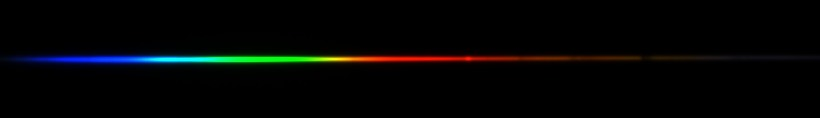
#> input picture UVEX spectrograph/ztau.jpg, 820 x 118 px
$ jupyter execute --allow-errors testbed.ipynb
#> lines starting #> are read from the running program, lines starting #| are printed output that depends on the picture; after the words box and inside, x2 and y2 are one past the last pixel; in counts of white or black regions, pixels touching at a corner belong together
### UVEX spectrograph/image_utils.py
import numpy as np

# [53 lines left out: function pixel_coords_on_line, not called in this run]

def not_blank(arr):
    rows, cols = arr.shape[0], arr.shape[1]
    indexer = np.zeros(shape=(rows,cols))
    for i in range(rows):
        for j in range(cols):
            if np.any(arr[i,j]!=0):
                indexer[i,j] = True
            else:
                indexer[i,j] = False
    return indexer.astype(int)

def crop_array(arr):
    valid = not_blank(arr)
    top_left = np.argwhere(valid).min(axis=0)
    bottom_right = np.argwhere(valid).max(axis=0)

    return arr[top_left[0]:bottom_right[0]+1, # plus 1 because slice isn't
               top_left[1]:bottom_right[1]+1] # inclusive

# [13 lines left out: function center_slice, not called in this run]

def img_fold(arr):
    width = arr.shape[1]
    return np.mean(arr,axis=0).reshape(1,width,3)

### UVEX spectrograph/testbed.ipynb
[cell 1]
import numpy as np, pandas as pd
from pprint import pprint
from matplotlib import pyplot as plt
from skimage import color, transform, io
from scipy import interpolate, optimize
from image_utils import crop_array, img_fold, pixel_coords_on_line

#> (a cell that did not finish here is left out)

[cell 3]
ztau = io.imread("./ztau.jpg")
#> ztau is the input picture: shape (118, 820, 3); mean R, G, B 3.3, 4.4, 3.9
castor = io.imread("./castor.jpg")
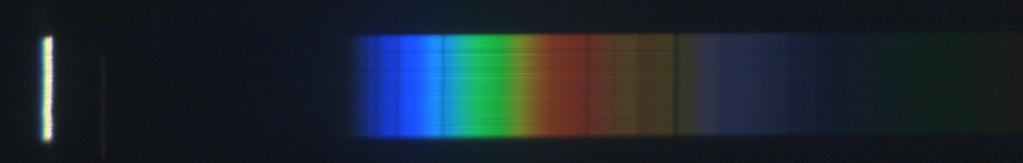
#> input picture UVEX spectrograph/castor.jpg, 1023 x 163 px
#> castor is the input picture: shape (163, 1023, 3); mean R, G, B 29, 39.7, 48.4

[cell 4]
def rgbplot(pxl_line):
    x = np.arange(0,pxl_line.shape[1])
    plt.plot(x,pxl_line[0,:,0],"r-")
    plt.plot(x,pxl_line[0,:,1],"g-")
    plt.plot(x,pxl_line[0,:,2],"b-")
    plt.xlabel("Pixel index")
    plt.ylabel("Color value")
    plt.show()

def intensityplot(pxl_line):
    x = np.arange(0,pxl_line.shape[1])
    plt.plot(x,np.sum(pxl_line[0],axis=1),"-")
    plt.xlabel("Pixel index")
    plt.ylabel("Sum of color value")
    plt.show()

def planck(wavelength,T,amp): #in nm
    h = 6.626e-34 # Planck's constant, J*s
    c = 299792458 # speed of light, m/s
    k = 1.38064852e-23 # Boltzmann constant, J/K
    B = amp*((2*h*(c**2))/((wavelength*0.000000001)**5))*(np.exp((h*c)/((wavelength*0.000000001)*k*T))-1)**(-1) # Planck's Law
    return B # W/m^2/nm

def wien(T):
    b = 2.897771955e-3 # Wien's displacement constant, in m*K
    λ_max = (b/T)*1e9 # Wien's Law, with λ converted from nm
    return λ_max # in K

class Spectrum:
    def __init__(self,pxls,colorspace="rgb"):
        self.axis_calibrated = False
        self.flux_calibrated = False
        if pxls.shape[0]==1:
            self.pxls = pxls
        elif pxls.shape[1]==1 and pxls.shape[0]>1:
            self.pxls = pxls.T
        else:
            self.pxls = img_fold(crop_array(pxls))
#> after the loop in not_blank, `for i in range(rows):`:
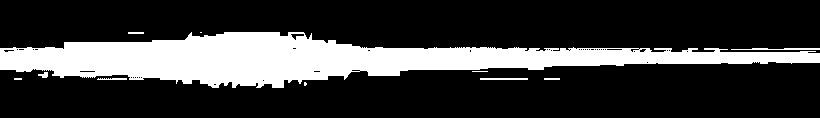
#> indexer: shape (118, 820) float64; values 0 (black) and 1 (white), 23.1% white; 11 white regions (4 under 20 px), largest, box (x1, y1, x2, y2) and area: (0, 32, 820, 88) 21947, (731, 48, 820, 50) 141, (480, 78, 528, 80) 96
#> in crop_array, `top_left = np.argwhere(valid).min(axis=0)`: top_left = [32, 0]
#> in crop_array, `bottom_right = np.argwhere(valid).max(axis=0)`: bottom_right = [87, 819]
#> in crop_array, `return arr[top_left[0]:bottom_right[0]+1, # plus 1 because slice isn't..`:
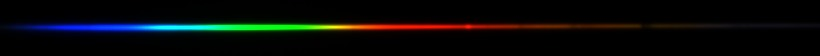
#> returned value: shape (56, 820, 3); mean of channels 0, 1, 2 7, 9.2, 8.3; drawn as R, G, B
#> in img_fold, `width = arr.shape[1]`: width = 820
#> self.pxls = 820 rows, first 8: [0.554, 0.946, 2.77], [0.464, 1.05, 2.7], [0.571, 0.982, 2.7], [0.518, 1.11, 2.66], [0.554, 1.14, 2.88], [0.482, 1.2, 2.91], [0.589, 1.16, 3.18], [0.446, 1.21, 3.39]
        self.x = np.arange(self.pxls.shape[1])
#> self.x = 820 values from 0 to 819
        if colorspace == "rgb":
            self.rgb = self.pxls
#> self.rgb has the same summary as self.pxls
            self.hsv = color.rgb2hsv(self.pxls)
#> self.hsv = 820 rows, first 8: [0.637, 0.8, 2.77], [0.623, 0.828, 2.7], [0.634, 0.788, 2.7], [0.621, 0.805, 2.66], [0.624, 0.807, 2.88], [0.618, 0.834, 2.91], [0.63, 0.815, 3.18], [0.623, 0.868, 3.39]
            self.xyz = color.rgb2xyz(self.pxls)
#> self.xyz = 820 rows, first 8: [2.34, 1.45, 10.2], [2.28, 1.56, 9.62], [2.26, 1.47, 9.6], [2.29, 1.65, 9.35], [2.69, 1.86, 11.2], [2.78, 1.98, 11.54], [3.28, 2.13, 14.15], [3.72, 2.39, 16.49]
        elif colorspace == "hsv":
            self.rgb = color.hsv2rgb(self.pxls)
            self.hsv = self.pxls
            self.xyz = color.hsv2xyz(self.pxls)
        self.intensities = np.sum(self.pxls[0],axis=1)
#> self.intensities = 820 values, max 61.62 at index 166, min 2.82 at index 643, mean 24.47

    def calibrate_axis(self,pxl1,wl1,pxl2,wl2):
#> called with pxl1 = 0, wl1 = 70, pxl2 = 468, wl2 = 656
        stepsize = (wl2 - wl1) / (pxl2 - pxl1)
        start = wl1 - (stepsize * pxl1)
        end = start+stepsize*self.pxls.shape[1]
#> end = 1096.8
        self.x = np.arange(start,end,stepsize)
#> self.x = 820 values from 70 to 1095.5
        self.axis_calibrated = True

    def calibrate_flux(self,pxl_intensity,mag,system="AB"):
#> called with pxl_intensity = 4.25, mag = 30, system = 'AB'
        ref_flux = 3631*10**(-mag/2.5)
        self.intensities *= ref_flux/pxl_intensity
#> self.intensities = 820 values, max 5.26e-08 at index 166, min 2.41e-09 at index 643, mean 2.09e-08
        self.flux_calibrated = True

    def plot(self,**kwargs):
        plt.plot(self.x,self.intensities)
        plt.show()

    def fit_bb(self):
        if self.axis_calibrated:
            if self.flux_calibrated:
                fit_params, cov_mat = optimize.curve_fit(planck, self.x, self.intensities, p0=[10000,1e-25])
#> fit_params = [10484.1, 9.78e-23]; cov_mat = [[2028.3, -8.53e-23], [-8.53e-23, 3.95e-48]]
                uncertainties = np.sqrt(np.diag(cov_mat))
#> uncertainties = [45.04, 1.99e-24]
            else:
                fit_params, cov_mat = optimize.curve_fit(planck, self.x, self.intensities, p0=[10000,1e-15])
                uncertainties = np.sqrt(np.diag(cov_mat))
            return {"Teff":fit_params[0],"scale":fit_params[1],"e_Teff":uncertainties[0],"e_scale":uncertainties[1]}
        else:
            return None

[cell 5]
test = Spectrum(ztau)
test.calibrate_axis(0,70,468,656)
test.calibrate_flux(4.25,30)
test.fit_bb()
#> Out = {'Teff': 10484.1, 'scale': 9.78e-23, 'e_Teff': 45.04, 'e_scale': 1.99e-24}

[cell 6]
plt.plot(test.x,planck(test.x,10484,1e-22))
test.plot()
#> in plot, `plt.show()`:
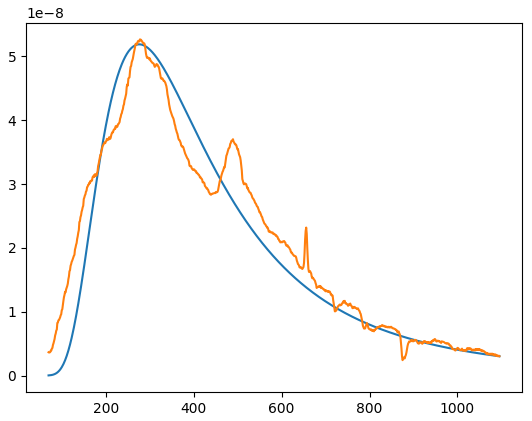
#> figure drawn by matplotlib, 1 panel; curve peaks at x = 276.6, y = 5.19e-08; curve peaks at x = 277.9, y = 5.26e-08

[cell 7]
test2 = Spectrum(castor[:,200:1000,:])
#> after the loop in not_blank (call 2), `for i in range(rows):`: indexer: shape (163, 800) float64; every value is 1
#> in crop_array (call 2), `valid = not_blank(arr)`: valid: shape (163, 800) int64; every value is 1
#> in crop_array (call 2), `valid = not_blank(arr)`:
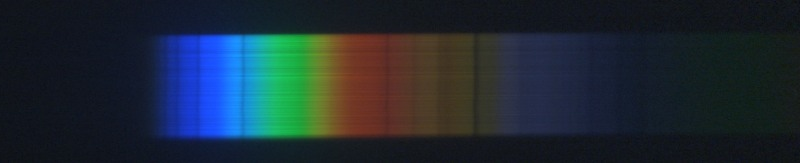
#> arr: shape (163, 800, 3); mean R, G, B 30.4, 43, 52.9
#> in crop_array (call 2), `top_left = np.argwhere(valid).min(axis=0)`: top_left = [0, 0]
#> in crop_array (call 2), `bottom_right = np.argwhere(valid).max(axis=0)`: bottom_right = [162, 799]
#> in __init__ (call 2), `self.pxls = img_fold(crop_array(pxls))`: self.pxls = 800 rows, first 8: [15.79, 19.85, 26.98], [15.94, 20.02, 27.07], [16.06, 19.8, 27.23], [15.96, 19.71, 27.1], [16.17, 19.83, 27.52], [16.25, 19.91, 27.57], [16.24, 19.79, 27.65], [16.18, 19.81, 27.47]
#> in __init__ (call 2), `self.rgb = self.pxls`: self.rgb has the same summary as self.pxls
#> in __init__ (call 2), `self.hsv = color.rgb2hsv(self.pxls)`: self.hsv = 800 rows, first 8: [0.606, 0.415, 26.98], [0.606, 0.411, 27.07], [0.611, 0.41, 27.23], [0.611, 0.411, 27.1], [0.613, 0.412, 27.52], [0.613, 0.411, 27.57], [0.615, 0.413, 27.65], [0.613, 0.411, 27.47]
#> in __init__ (call 2), `self.xyz = color.rgb2xyz(self.pxls)`: self.xyz = 800 rows, first 8: [1120.8, 1139.8, 2434.4], [1139.4, 1161.7, 2455], [1139.2, 1144.1, 2484.1], [1125.7, 1131, 2457.2], [1157.3, 1154.8, 2545.8], [1166.4, 1165.2, 2557.5], [1163.2, 1154.1, 2572.2], [1154.7, 1151.9, 2535.2]
test2.calibrate_axis(0,1,236,282)
test2.calibrate_flux(60,30)
test2.fit_bb()
#> Out = {'Teff': 9675.8, 'scale': 4.45e-23, 'e_Teff': 60.93, 'e_scale': 1.33e-24}

[cell 8]
plt.plot(test2.x,planck(test2.x,9675,5e-23))
test2.plot()
#> in plot (call 2), `plt.show()`:
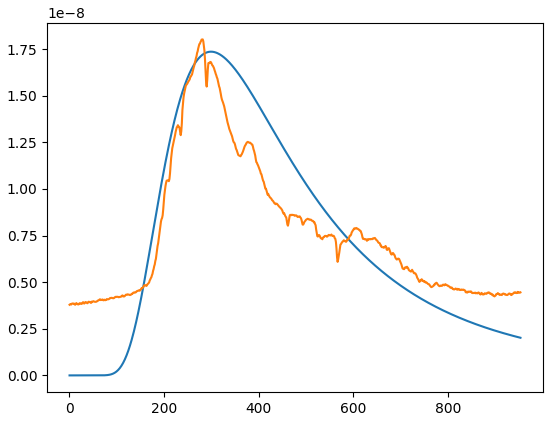
#> figure drawn by matplotlib, 1 panel; curve peaks at x = 299.9, y = 1.74e-08; curve peaks at x = 282, y = 1.8e-08
